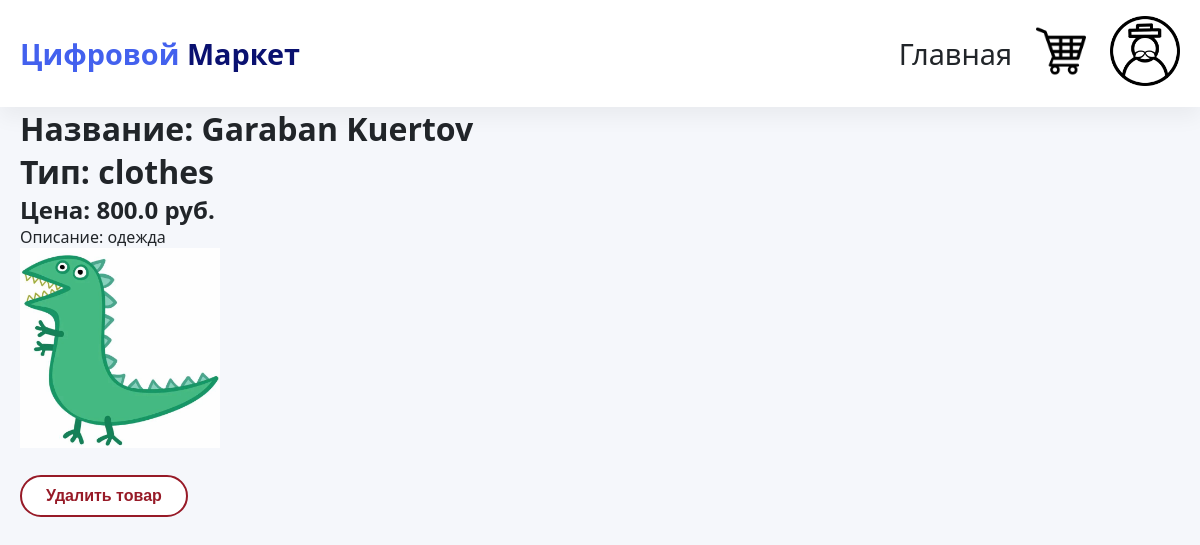
Page /product/2 (signed in) on the committed database.
### tables this page shows
CREATE TABLE products (
                   id INTEGER PRIMARY KEY AUTOINCREMENT,
                   name TEXT NOT NULL,
                   price REAL NOT NULL,
                   type_products INTEGER,
                   description TEXT DEFAULT "",
                   image TEXT DEFAULT "",
                   FOREIGN KEY (type_products) REFERENCES Type_products(id)
    
            );

CREATE TABLE Type_products (
            id iNTEGER PRIMARY KEY AUTOINCREMENT,
            name TEXT NOT NULL

        );

### app.py (the view)
@app.route("/product/<int:product_id>")
def product(product_id):
    product = database.get_product_by_id(product_id)
    if  "type_user" not in session:
        return redirect("login.html")
    else:
        type_user = session["type_user"]
    if product:
        return render_template("product.html", product=product, type_user=type_user )
    else:
        return redirect(url_for('index'))

### app.py (called while the page is built)
@app.context_processor
def utility_processor():
    def get_cart_count():
        cart = session.get("cart", {})
        cart = database.validate_cart(cart)
        return len(cart)
    return dict(cart_count=get_cart_count())

### database.py (called while the page is built)
def get_product_by_id(product_id):
    conn = sqlite3.connect("shop.db")
    cursor = conn.cursor()
    cursor.execute("""SELECT products.id, products.name, products.price, Type_products.name, products.description, products.image FROM products
                   JOIN Type_products ON products.type_products = Type_products.id WHERE products.id = ?""", (product_id,))
    product = cursor.fetchone()
    conn.close()
    if product:
        return {
            "id":product[0],
            "name": product[1],
            "price": product[2],
            "type_products": product[3],
            "description": product[4],
            "image": product[5],
        }
    else:
        return None

def validate_cart(cart):
    conn = sqlite3.connect("shop.db")
    cursor = conn.cursor()
    ids = list(cart.keys())
    for i in ids:
        cursor.execute("SELECT * FROM products WHERE id=?", (int(i),))
        product = cursor.fetchone()
        if not product:
            del cart[i]
    return cart

### templates/product.html (shortened to what this page needs)
<!DOCTYPE html>
<html lang="en">
<head>
    <link rel="stylesheet" href="{{ url_for('static', filename='css/style.css') }}">
</head>
<body>
    {% include '_navbar.html' %}
    <div class="container">
        <h1>Название: {{product.name}}</h1>
        <h1>Тип: {{ product.type_products }}</h1>
        <h2>Цена: {{product.price}} руб.</h2>
        <p>Описание: {{product.description}}</p>
        <img src="../{{ product.image }}" width="200">
        <br><br>
        {% if type_user == 2 or type_user == 3 %}
            <form action="{{ url_for('delete_product', product_id=product.id)}}" method="POST">
                <button type="submit" class="btn btn-danger">Удалить товар</button>
            </form>
        {% endif %}
    </div>
</body>
</html>

### static/css/style.css (style rules this page uses)
* { margin: 0; padding: 0; box-sizing: border-box; }
:root { --primary: #4361ee; --primary-dark: #3a0ca3; --danger: #e63946; --light-gray: #e9ecef; --shadow: 0 10px 20px rgba(0,0,0,0.05); --border-radius: 12px; }
body { font-family: 'Segoe UI', Tahoma, Geneva, Verdana, sans-serif; background-color: #f5f7fb; color: #212529; }
.container { max-width: 1280px; margin: 0 auto; padding: 0 20px; }
.btn { display: inline-block; background: var(--primary); color: white; padding: 0.5rem 1rem; border-radius: 40px; text-decoration: none; font-weight: 500; border: none; cursor: pointer; }
.btn-danger { background: var(--danger); }
.btn { display: inline-block; padding: 10px 24px; font-size: 1rem; font-weight: 600; text-align: center; text-decoration: none; border-radius: 40px; border: none; cursor: pointer; transition: all 0.2s ease; background: white; color: #121c46; box-shadow: 0 2px 8px rgba(0, 0, 0, 0.08); }
.btn-danger { background: white; border: 2px solid #971a27; color: #971a27; box-shadow: none; }

### rows in the picture
products: name "Garaban Kuertov", price "800.0", description "одежда"
Type_products: type_products "clothes"
